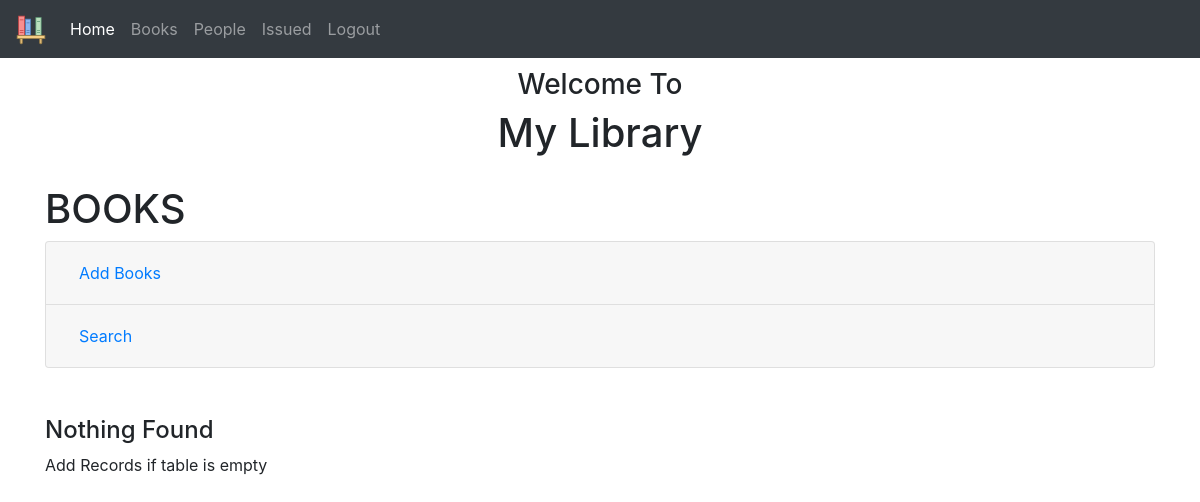
Page /books/ (signed in) on the earlier database version.
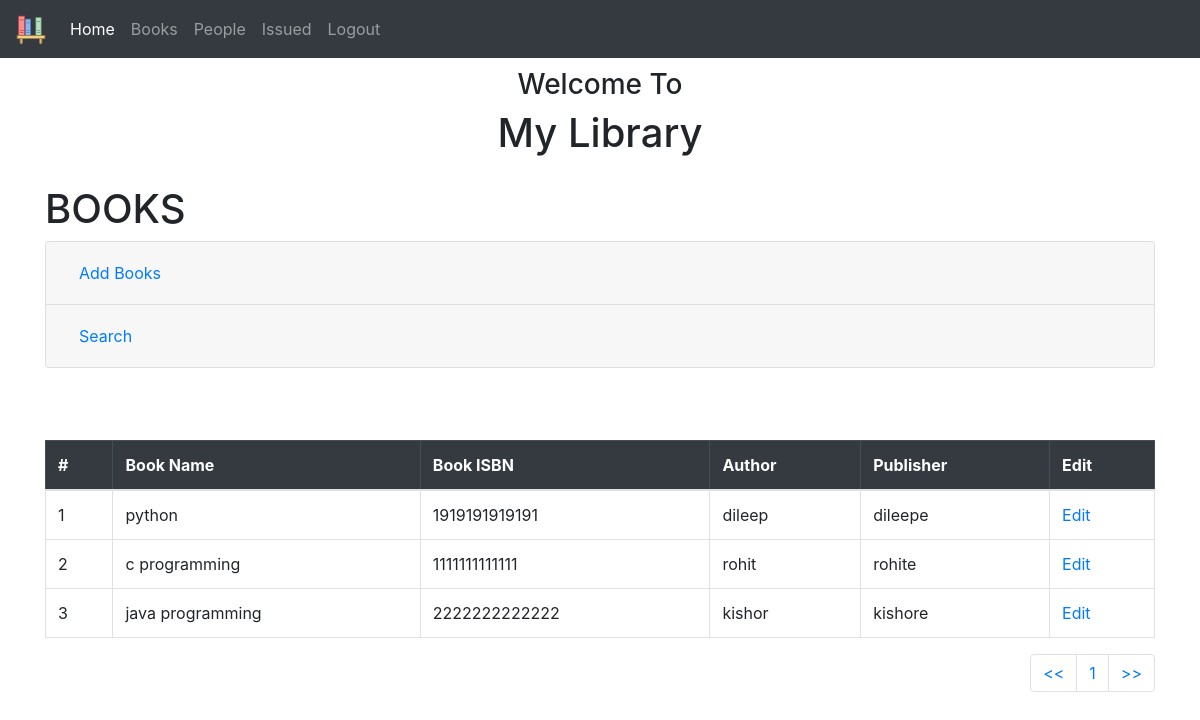
Same page on the later database version.
### library/models.py (models this page shows, shortened)
class Books(models.Model):
    isbn = models.CharField(max_length=13, unique=True)
    name = models.CharField(max_length=100)
    author = models.CharField(max_length=100)
    publisher = models.CharField(max_length=100)

### library/views.py (the view)
# urls.py: path('books/', views.books, name='books'),
@login_required(login_url='/admin/login/')
def books(request):
    all_books = Books.objects.all()
    if request.method == "POST":
        form = BookForm(request.POST or None)
        if form.is_valid():
            form.save()
            messages.success(request, 'New Book Added')
        else:
            print(form.errors)
            messages.error(request, form.errors)
        return redirect('books')
    elif request.method == "GET":
        query = request.GET.get("q", None)
        objects = Books.objects.all()
        if query is not None:
            all_books = objects.filter(Q(isbn__icontains=query) | Q(author__icontains=query) | Q(name__icontains=query))
    paginator = Paginator(all_books, 7)
    page = request.GET.get('pg')
    all_books = paginator.get_page(page)
    return render(request, 'books.html', {'all_books': all_books})

### templates/books.html (shortened to what this page needs)
{% extends "base.html" %}
{% block content %}
    <div class="container">
        <h1>BOOKS </h1>
        <div class="accordion" id="accordionExample">
            <div class="card">
                <div class="card-header" id="headingOne">
                    <h2 class="mb-0">
                        <button class="btn btn-link btn-block text-left" type="button" data-toggle="collapse"
                                data-target="#collapseOne" aria-expanded="false" aria-controls="collapseOne">
                            Add Books
                        </button>
                    </h2>
                </div>
            </div>
            <div class="card">
                <div class="card-header" id="headingTwo">
                    <h2 class="mb-0">
                        <button class="btn btn-link btn-block text-left collapsed" type="button" data-toggle="collapse"
                                data-target="#collapseTwo" aria-expanded="false" aria-controls="collapseTwo">
                            Search
                        </button>
                    </h2>
                </div>
            </div>
        </div>
        <br>
        <br>
        {% if all_books %}
            <br>
            <table class="table table-bordered ">
                <thead class="table-dark">
                <tr>
                    <th scope="col">#</th>
                    <th scope="col">Book Name</th>
                    <th scope="col">Book ISBN</th>
                    <th scope="col">Author</th>
                    <th scope="col">Publisher</th>
                    <th scope="col">Edit</th>
                </tr>
                </thead>
                <tbody>
                {% for obj in all_books %}
                    <tr>
                        <td>{{ obj.id }}</td>
                        <td>{{ obj.name }}</td>
                        <td>{{ obj.isbn }}</td>
                        <td>{{ obj.author }}</td>
                        <td>{{ obj.publisher }}e</td>
                        <td><a href="{% url 'edit_book' obj.id %}"> Edit </a></td>
                    </tr>
                {% endfor %}
                </tbody>
            </table>
            <nav aria-label="Page navigation example">
                <ul class="pagination justify-content-end">
                    <li class="page-item"><a class="page-link" href="?pg=1"><<</a></li>
                    <li class="page-item"><a class="page-link"
                                             href="?pg={{ all_books.number }}">{{ all_books.number }}</a></li>
                    <li class="page-item"><a class="page-link" href="?pg={{ all_books.paginator.num_pages }}">>></a>
                    </li>
                </ul>
            </nav>
        {% else %}
            <h4>Nothing Found</h4>
            <p>Add Records if table is empty</p>
            </div>
        {% endif %}
{% endblock %}

### templates/base.html (shortened to what this page needs)
{% load static %}
<!doctype html>
<html lang="en">
  <head>
    <link rel="stylesheet" href="https://cdn.jsdelivr.net/npm/bootstrap@4.5.3/dist/css/bootstrap.min.css">
      <nav class="navbar navbar-expand-lg navbar-dark bg-dark">
  <a class="navbar-brand" href="/"><img src ="{% static 'img/shelf.png' %}" alt="Library" ></a>
  <div class="collapse navbar-collapse" id="navbarNav">
    <ul class="navbar-nav">
      <li class="nav-item active">
        <a class="nav-link" href="/">Home</a>
      </li>
      <li class="nav-item">
        <a class="nav-link" href="{% url 'books' %}">Books</a>
      </li>
      <li class="nav-item">
        <a class="nav-link" href="{% url 'persons' %}">People</a>
      </li>
      <li class="nav-item">
        <a class="nav-link" href="{% url 'issued' %}">Issued</a>
      </li>
        {% if user.is_authenticated %}
        <li class="nav-item" >
        <a class="nav-link" href="{% url 'logout' %}">Logout</a>
      </li>
        {% endif %}
    </ul>
  </div>
</nav>
  </head>
  <body>
     <div class="container" style=" text-align: center;padding-bottom: 20px;padding-top: 10px">
  <h3>Welcome To </h3>
  <h1>My Library</h1>
</div>
       {% block content %}
        {% endblock %}
  </body>
</html>

Differences in the rows shown:
added Books: id "1", name "python", isbn "1919191919191", author "dileep", publisher "dileep"
added Books: id "2", name "c programming", isbn "1111111111111", author "rohit", publisher "rohit"
added Books: id "3", name "java programming", isbn "2222222222222", author "kishor", publisher "kishor"
Other differences:
{{ all_books.number }}: (not shown) → "1"
text no longer shown: "Nothing Found Add Records if table is empty"
text now shown: "# Book Name Book ISBN Author Publisher Edit << >>"
